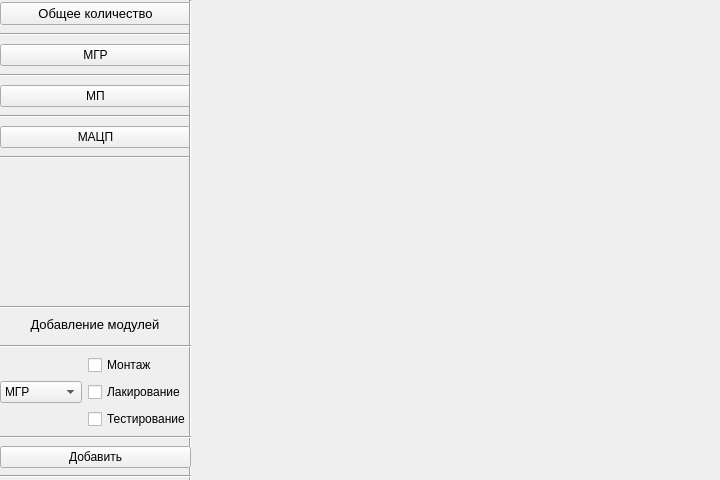
<?xml version="1.0" encoding="UTF-8"?>
<ui version="4.0">
 <class>Form</class>
 <widget class="QWidget" name="Form">
  <property name="geometry">
   <rect>
    <x>0</x>
    <y>0</y>
    <width>720</width>
    <height>480</height>
   </rect>
  </property>
  <property name="windowTitle">
   <string>Суперцех</string>
  </property>
  <widget class="QWidget" name="verticalLayoutWidget">
   <property name="geometry">
    <rect>
     <x>0</x>
     <y>0</y>
     <width>191</width>
     <height>161</height>
    </rect>
   </property>
   <layout class="QVBoxLayout" name="buttons">
    <item>
     <widget class="QPushButton" name="total">
      <property name="font">
       <font>
        <pointsize>10</pointsize>
       </font>
      </property>
      <property name="text">
       <string>Общее количество</string>
      </property>
     </widget>
    </item>
    <item>
     <widget class="Line" name="line1">
      <property name="orientation">
       <enum>Qt::Horizontal</enum>
      </property>
     </widget>
    </item>
    <item>
     <widget class="QPushButton" name="mgr">
      <property name="text">
       <string>МГР</string>
      </property>
     </widget>
    </item>
    <item>
     <widget class="Line" name="line2">
      <property name="orientation">
       <enum>Qt::Horizontal</enum>
      </property>
     </widget>
    </item>
    <item>
     <widget class="QPushButton" name="mp">
      <property name="text">
       <string>МП</string>
      </property>
     </widget>
    </item>
    <item>
     <widget class="Line" name="line3">
      <property name="orientation">
       <enum>Qt::Horizontal</enum>
      </property>
     </widget>
    </item>
    <item>
     <widget class="QPushButton" name="macp">
      <property name="text">
       <string>МАЦП</string>
      </property>
     </widget>
    </item>
    <item>
     <widget class="Line" name="line4">
      <property name="orientation">
       <enum>Qt::Horizontal</enum>
      </property>
     </widget>
    </item>
   </layout>
  </widget>
  <widget class="Line" name="bigline">
   <property name="geometry">
    <rect>
     <x>175</x>
     <y>0</y>
     <width>31</width>
     <height>481</height>
    </rect>
   </property>
   <property name="orientation">
    <enum>Qt::Vertical</enum>
   </property>
  </widget>
  <widget class="QStackedWidget" name="stackedWidget">
   <property name="geometry">
    <rect>
     <x>190</x>
     <y>0</y>
     <width>531</width>
     <height>481</height>
    </rect>
   </property>
   <property name="currentIndex">
    <number>3</number>
   </property>
   <widget class="QWidget" name="total_modules"/>
   <widget class="QWidget" name="mgr_modules"/>
   <widget class="QWidget" name="mp_modules"/>
   <widget class="QWidget" name="macp_modules"/>
  </widget>
  <widget class="QWidget" name="gridLayoutWidget">
   <property name="geometry">
    <rect>
     <x>0</x>
     <y>344</y>
     <width>191</width>
     <height>141</height>
    </rect>
   </property>
   <layout class="QGridLayout" name="addinggridLayout">
    <item row="1" column="1">
     <widget class="QCheckBox" name="checkBox">
      <property name="text">
       <string>Монтаж</string>
      </property>
     </widget>
    </item>
    <item row="5" column="0" colspan="2">
     <widget class="QPushButton" name="add">
      <property name="text">
       <string>Добавить</string>
      </property>
     </widget>
    </item>
    <item row="4" column="0" colspan="2">
     <widget class="Line" name="line">
      <property name="orientation">
       <enum>Qt::Horizontal</enum>
      </property>
     </widget>
    </item>
    <item row="0" column="0" colspan="2">
     <widget class="Line" name="line_5">
      <property name="orientation">
       <enum>Qt::Horizontal</enum>
      </property>
     </widget>
    </item>
    <item row="6" column="0" colspan="2">
     <widget class="Line" name="line_2">
      <property name="orientation">
       <enum>Qt::Horizontal</enum>
      </property>
     </widget>
    </item>
    <item row="2" column="1">
     <widget class="QCheckBox" name="checkBox_2">
      <property name="text">
       <string>Лакирование</string>
      </property>
     </widget>
    </item>
    <item row="3" column="1">
     <widget class="QCheckBox" name="checkBox_3">
      <property name="text">
       <string>Тестирование</string>
      </property>
     </widget>
    </item>
    <item row="1" column="0" rowspan="3">
     <widget class="QComboBox" name="choose">
      <item>
       <property name="text">
        <string>МГР</string>
       </property>
      </item>
      <item>
       <property name="text">
        <string>МП</string>
       </property>
      </item>
      <item>
       <property name="text">
        <string>МАЦП</string>
       </property>
      </item>
     </widget>
    </item>
   </layout>
  </widget>
  <widget class="QLabel" name="adding_label">
   <property name="geometry">
    <rect>
     <x>0</x>
     <y>310</y>
     <width>190</width>
     <height>30</height>
    </rect>
   </property>
   <property name="text">
    <string>&lt;html&gt;&lt;head/&gt;&lt;body&gt;&lt;p align=&quot;center&quot;&gt;&lt;span style=&quot; font-size:10pt;&quot;&gt;Добавление модулей&lt;/span&gt;&lt;/p&gt;&lt;/body&gt;&lt;/html&gt;</string>
   </property>
  </widget>
  <widget class="Line" name="line_6">
   <property name="geometry">
    <rect>
     <x>0</x>
     <y>300</y>
     <width>190</width>
     <height>15</height>
    </rect>
   </property>
   <property name="orientation">
    <enum>Qt::Horizontal</enum>
   </property>
  </widget>
 </widget>
 <resources/>
 <connections/>
</ui>
